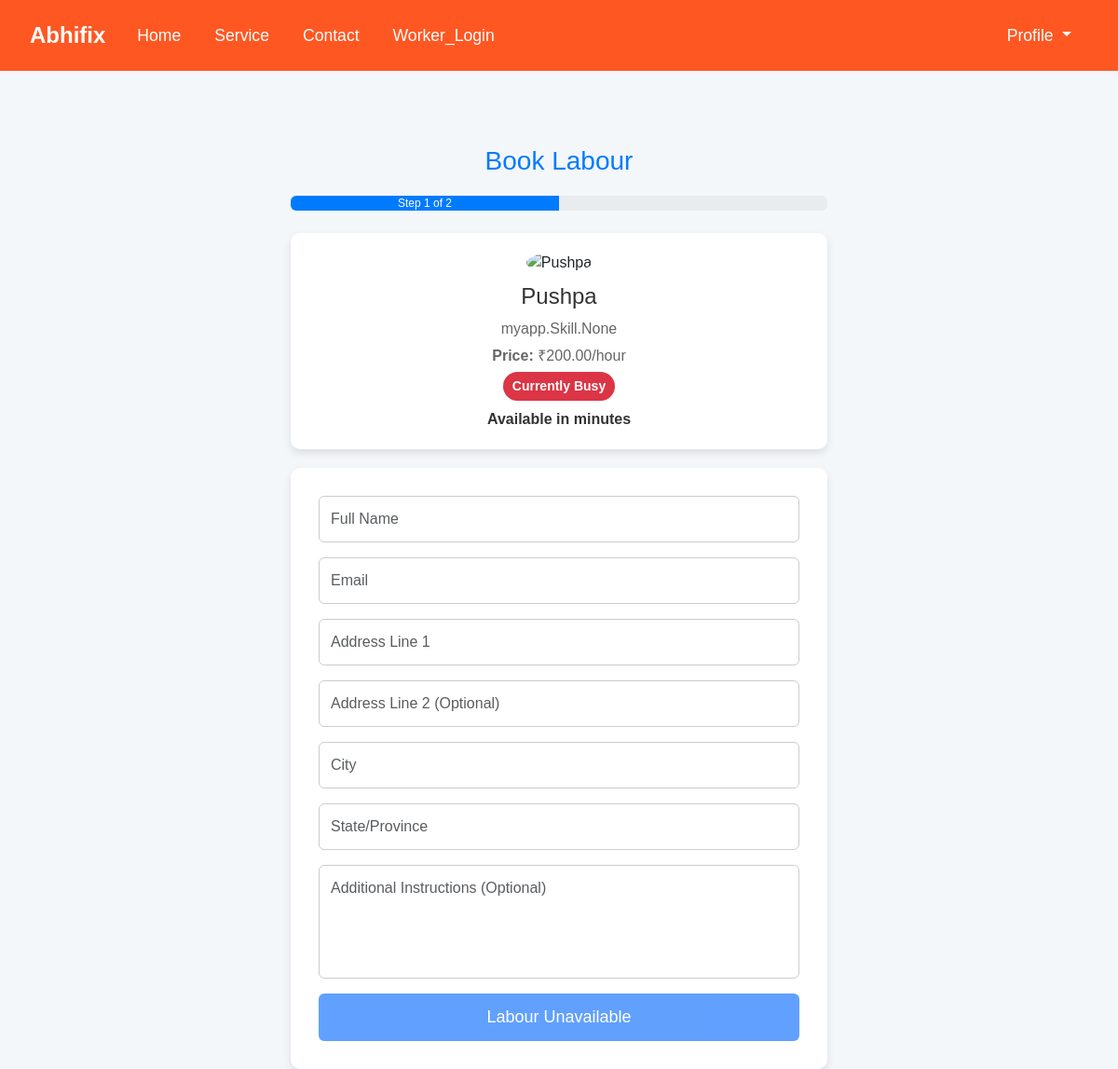
Page /book/6/ (signed in) on the earlier database version.
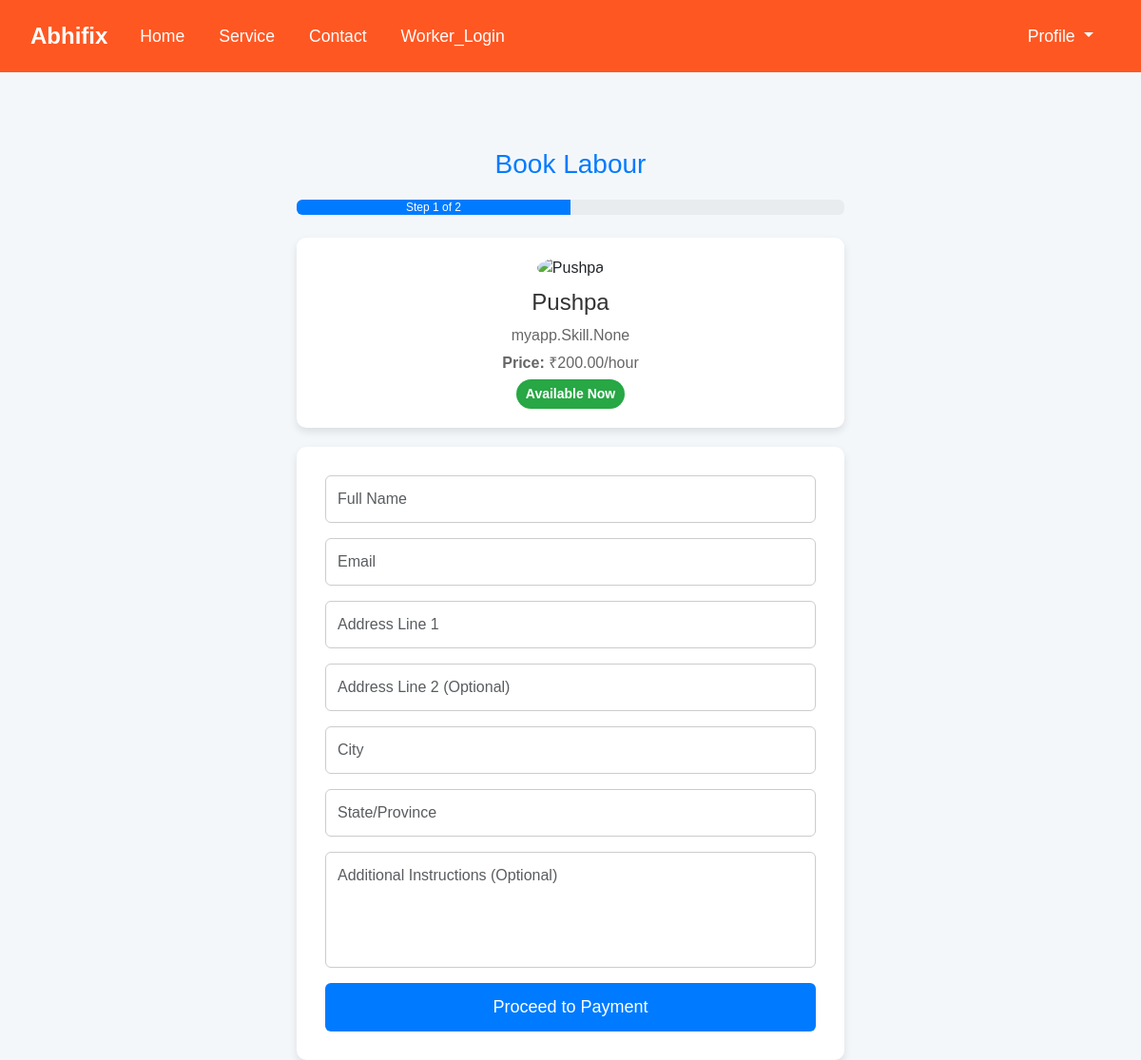
Same page on the later database version.
### myapp/views.py (the view, shortened to what this page needs)
# urls.py: path('book/<int:labour_id>/', views.book_labour, name='book_labour'),
@login_required
def book_labour(request, labour_id):
    labour = get_object_or_404(Labour, id=labour_id)
    if not labour.is_available and labour.last_booking_time:
        time_since_last_booking = timezone.now() - labour.last_booking_time
        if time_since_last_booking < timedelta(hours=1):
            messages.error(request, f"This labourer is currently busy. They will be available in {60 - time_since_last_booking.seconds // 60} minutes.")
            return redirect('services')
    return render(request, 'book_labour.html', {'labour': labour})

### templates/book_labour.html (shortened to what the changed rows need)
<!DOCTYPE html>
<html lang="en">
<head>
    <link href="https://cdn.jsdelivr.net/npm/bootstrap@5.3.0/dist/css/bootstrap.min.css" rel="stylesheet">
    <link href="https://cdnjs.cloudflare.com/ajax/libs/font-awesome/6.0.0-beta3/css/all.min.css" rel="stylesheet">
</head>
<body>
    <div class="container">
        <h1>Book Labour</h1>
        <div class="labour-card">
            <img src="{{ labour.profile_picture.url }}" alt="{{ labour.user.username }}">
            <h3>{{ labour.user.username }}</h3>
            <p>{{ labour.skills }}</p>
            <p><strong>Price:</strong> ₹{{ labour.price }}/hour</p>
            {% if labour.is_available %}
                <div class="availability-badge available">Available Now</div>
            {% else %}
                <div class="availability-badge unavailable">Currently Busy</div>
                <div class="countdown mt-2">
                    Available in  minutes
                </div>
            {% endif %}
        </div>
        <div class="form-container">
            {% if user.is_authenticated %}
            <form id="bookingForm" method="post" action="{% url 'book_labour' labour_id=labour.id %}">
                <div class="mb-3">
                    <input type="text" class="form-control" name="full_name" placeholder="Full Name" required>
                </div>
                <div class="mb-3">
                    <input type="email" class="form-control" name="email" placeholder="Email" required>
                </div>
                <div class="mb-3">
                    <input type="text" class="form-control" name="address_line_1" placeholder="Address Line 1" required>
                </div>
                <div class="mb-3">
                    <input type="text" class="form-control" name="address_line_2" placeholder="Address Line 2 (Optional)">
                </div>
                <div class="mb-3">
                    <input type="text" class="form-control" name="city" placeholder="City" required>
                </div>
                <div class="mb-3">
                    <input type="text" class="form-control" name="state" placeholder="State/Province" required>
                </div>
                <div class="mb-3">
                    <textarea class="form-control" name="additional_instructions" placeholder="Additional Instructions (Optional)" rows="4"></textarea>
                </div>
                <button type="button" class="btn btn-primary w-100" data-bs-toggle="modal" data-bs-target="#confirmationModal" {% if not labour.is_available %}disabled{% endif %}>
                    {% if labour.is_available %}Proceed to Payment{% else %}Labour Unavailable{% endif %}
                </button>
            </form>
            {% else %}
            <p class="text-center">You need to <a href="{% url 'login' %}">login</a> to book a labour.</p>
            {% endif %}
        </div>
    </div>
</body>
</html>

Differences in the rows shown:
changed Labour "myapp.Skill.None": is_available False → True (drawn)
Other differences:
text no longer shown: "Currently Busy Available in minutes Labour Unavailable"
text now shown: "Available Now Proceed to Payment"
